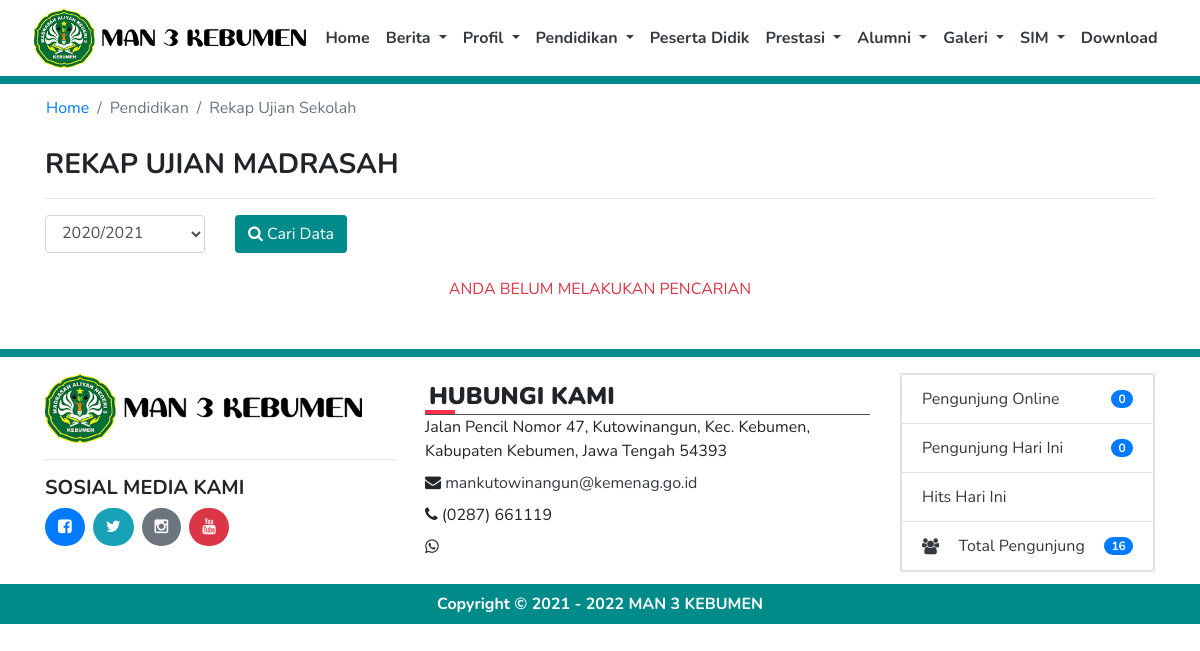
/index.php/pendidikan/rekap_us, run on the app's committed database.
### tables this page shows
CREATE TABLE `tb_profil` (
  `id` int(11) NOT NULL,
  `nama_web` varchar(100) NOT NULL,
  `jenjang` int(2) NOT NULL,
  `logo_web` varchar(50) NOT NULL,
  `favicon` varchar(50) NOT NULL,
  `meta_description` varchar(300) NOT NULL,
  `meta_keyword` varchar(200) NOT NULL,
  `profil` text NOT NULL,
  `alamat` varchar(300) NOT NULL,
  `email` varchar(100) NOT NULL,
  `telp` varchar(20) NOT NULL,
  `fax` varchar(20) NOT NULL,
  `whatsapp` varchar(20) NOT NULL,
  `akreditasi` varchar(5) NOT NULL,
  `kurikulum` varchar(30) NOT NULL,
  `file` varchar(250) NOT NULL,
  `nama_kepsek` varchar(100) NOT NULL,
  `nama_operator` varchar(100) NOT NULL,
  `instagram` varchar(200) NOT NULL,
  `facebook` varchar(200) NOT NULL,
  `twitter` varchar(200) NOT NULL,
  `youtube` varchar(200) NOT NULL,
  `gambar` varchar(200) NOT NULL
);

### application/views/pendidikan/rekap_us.php (the view, shortened to what the rows shown need)
<br><br>

### application/views/template/topbar.php (shortened to what the rows shown need)
<body>
<nav class="navbar navbar-expand-lg navbar-light bg-white sticky-top d-flex justify-content-center">
      <a href="<?= base_url(); ?>"><img src="<?= base_url(); ?>assets/img/logo/<?= logo_web(); ?>" class="img img-fluid" style="object-fit:contain; max-height:60px;"></a>
</nav>

### application/views/template/footer.php (shortened to what the rows shown need)
<section>
  <footer class="pt-3 footer mt-auto py-3" id="contact">
    <div class="container">
        <div class="row">
          <div class="col-lg-4 col-md-6 col-sm-6 mb-3">
            <img src="<?= base_url(); ?>assets/img/logo/<?= logo_web(); ?>" class="img img-fluid" style="object-fit:contain; max-height:70px;"><hr>
            <h5><b>SOSIAL MEDIA KAMI</b></h5>
            <?php
            if(is_url(facebook()))
            {
              echo'<a href="'.facebook().'" title="facebook" class="btn bg-primary text-white btn-radius mr-2" target="_blank"><i class="fa fa-facebook-square"></i></a>';
            }else
            {
              echo'<a href="javascript:void(0)" title="facebook" class="btn bg-primary text-white btn-radius mr-2"><i class="fa fa-facebook-square"></i></a>';
            }
            if(is_url(twitter()))
            {
              echo'<a href="'.twitter().'" title="twitter" class="btn bg-info text-white btn-radius mr-2" target="_blank"><i class="fa fa-twitter"></i></a>';
            }else
            {
              echo'<a href="javascript:void(0)" title="twitter" class="btn bg-info text-white btn-radius mr-2"><i class="fa fa-twitter"></i></a>';
            }
            if(is_url(instagram()))
            {
              echo'<a href="'.instagram().'" title="instagram" class="btn bg-secondary text-white btn-radius mr-2" target="_blank"><i class="fa fa-instagram"></i></a>';
            }else
            {
              echo'<a href="javascript:void(0)" title="instagram" class="btn bg-secondary text-white btn-radius mr-2"><i class="fa fa-instagram"></i></a>';
            }
            if(is_url(youtube()))
            {
              echo'<a href="'.youtube().'" title="youtube" class="btn bg-danger text-white btn-radius mr-2" target="_blank"><i class="fa fa-youtube"></i></a>';
            }else
            {
              echo'<a href="javascript:void(0)" title="youtube" class="btn bg-danger text-white btn-radius mr-2"><i class="fa fa-youtube"></i></a>';
            }
            ?>
          </div>
            <div class="col-lg-5 col-md-6 col-sm-6 mb-3">
              <h5 class="footer-title p-1"><b>HUBUNGI KAMI</b></h5>
                <div>
                  <?= alamat(); ?>
                </div>
                <div class="mt-2">
                  <i class="fa fa-envelope"></i> <?php
                                                  if(is_email(email()))
                                                  {
                                                    echo'<a href="mailto:'.email().'" class="text-dark">'.email().'</a>';
                                                  }else
                                                  {
                                                    echo'<a href="javascript:void(0)" class="text-dark">'.email().'</a>';
                                                  }
                                                  ?>
                </div>
                <div class="mt-2">
                  <i class="fa fa-phone"></i> <?= telp(); ?>
                </div>
                <div class="mt-2">
                  <i class="fa fa-whatsapp"></i> <?= whatsapp(); ?>
                </div>
            </div>
          </div>
        </div>
  </footer>
  <div class="bg-dark-slate-blue" style="margin-top:-20px">
    <div class="container pt-2 pb-2">
      <div class="col-md-12 text-white text-center">
        <b><?php
          $tahun = '2021';
          $tahun_sekarang = date('Y');
          if($tahun_sekarang > $tahun){ ?>
            Copyright &copy; <?= $tahun; ?> - <?= $tahun_sekarang; ?> <a href="javascript:void(0)" class="text-decoration-none text-white"><?= title(); ?></a>
          <?php }else{ ?>
            Copyright &copy; <?= $tahun_sekarang; ?> <a href="javascript:void(0)" class="text-decoration-none text-white"><?= title(); ?></a>
          <?php } ?>
        </b>
      </div>
    </div>
  </div>
</section>
</body>
</html>

### data on the page
tb_profil: logo_web (picture), alamat "Jalan Pencil Nomor 47, Kutowinangun, Kec. Kebumen, Kabupaten Kebumen, Jawa Tengah 54393", email "mankutowinangun@kemenag.go.id", telp "(0287) 661119", nama_web "MAN 3 KEBUMEN"

### other printed values
$title "Rekap Ujian Sekolah"
$pengunjungonline "0"
$pengunjung "0"
$totalpengunjung['total'] "16"
$tahun "2021"
form field id_tahun "2020/2021"
